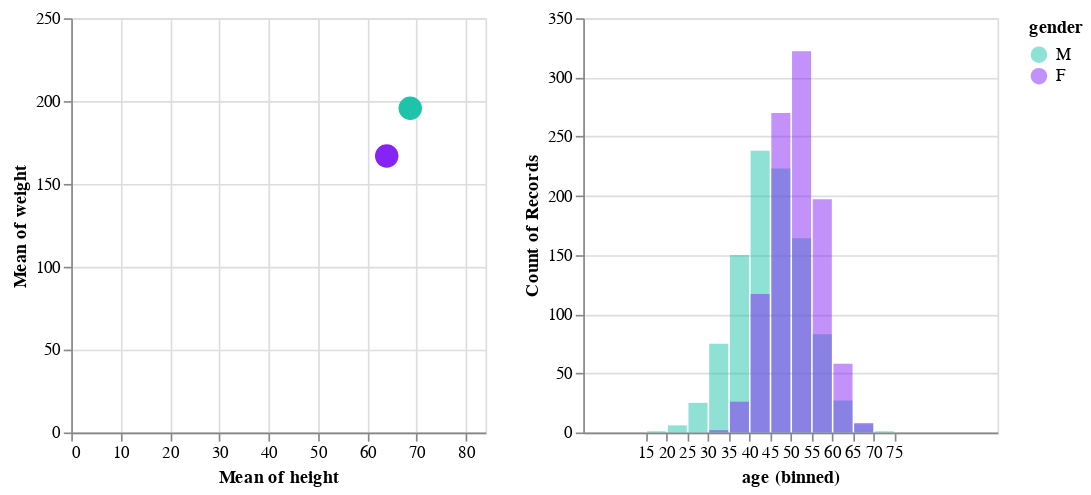

Notebook source saved alongside this figure:
### Code cell
import altair as alt
import pandas as pd
import numpy as np

selection = alt.selection_multi(fields=['gender'], bind='legend')
# generate fake data
source = pd.DataFrame({'gender': ['M']*1000 + ['F']*1000,
               'height':np.concatenate((np.random.normal(69, 7, 1000),
                                       np.random.normal(64, 6, 1000))),
               'weight': np.concatenate((np.random.normal(195.8, 144, 1000),
                                        np.random.normal(167, 100, 1000))),
               'age': np.concatenate((np.random.normal(45, 8, 1000),
                                        np.random.normal(51, 6, 1000)))
        })

selector = alt.selection_single(empty='all', fields=['gender'])

color_scale = alt.Scale(domain=['M', 'F'],
                        range=['#1FC3AA', '#8624F5'])

base = alt.Chart(source).properties(
    width=250,
    height=250
).add_selection(selector)

points = base.mark_point(filled=True, size=200).encode(
    x=alt.X('mean(height):Q',
            scale=alt.Scale(domain=[0,84])),
    y=alt.Y('mean(weight):Q',
            scale=alt.Scale(domain=[0,250])),
    color=alt.condition(selector,
                        'gender:N',
                        alt.value('lightgray'),
                        scale=color_scale),
)

hists = base.mark_bar(opacity=0.5, thickness=100).encode(
    x=alt.X('age',
            bin=alt.Bin(step=5), # step keeps bin size the same
            scale=alt.Scale(domain=[0,100])),
    y=alt.Y('count()',
            stack=None,
            scale=alt.Scale(domain=[0,350])),
    color=alt.Color('gender:N',
                    scale=color_scale)
).add_selection(
    selection
)


points | hists

### Figure 1 — Vega-Lite specification as saved in the notebook (floating-point values rounded to 4 significant figures; data arrays with more than 128 entries replaced by an {"elided": "..."} marker saying what was removed)
{"config": {"view": {"continuousWidth": 400, "continuousHeight": 300}}, "hconcat": [{"mark": {"type": "point", "filled": true, "size": 200}, "encoding": {"color": {"condition": {"field": "gender", "scale": {"domain": ["M", "F"], "range": ["#1FC3AA", "#8624F5"]}, "type": "nominal", "selection": "selector012"}, "value": "lightgray"}, "x": {"aggregate": "mean", "field": "height", "scale": {"domain": [0, 84]}, "type": "quantitative"}, "y": {"aggregate": "mean", "field": "weight", "scale": {"domain": [0, 250]}, "type": "quantitative"}}, "height": 250, "selection": {"selector012": {"type": "single", "empty": "all", "fields": ["gender"]}}, "width": 250}, {"mark": {"type": "bar", "opacity": 0.5, "thickness": 100}, "encoding": {"color": {"field": "gender", "scale": {"domain": ["M", "F"], "range": ["#1FC3AA", "#8624F5"]}, "type": "nominal"}, "x": {"bin": {"step": 5}, "field": "age", "scale": {"domain": [0, 100]}, "type": "quantitative"}, "y": {"aggregate": "count", "scale": {"domain": [0, 350]}, "stack": null, "type": "quantitative"}}, "height": 250, "selection": {"selector012": {"type": "single", "empty": "all", "fields": ["gender"]}, "selector011": {"type": "multi", "fields": ["gender"], "bind": "legend"}}, "width": 250}], "data": {"name": "data-574f13445be78f58cbcff17cac41e1b9"}, "$schema": "https://vega.github.io/schema/vega-lite/v4.17.0.json", "datasets": {"data-574f13445be78f58cbcff17cac41e1b9": {"elided": "2000 records"}}}
